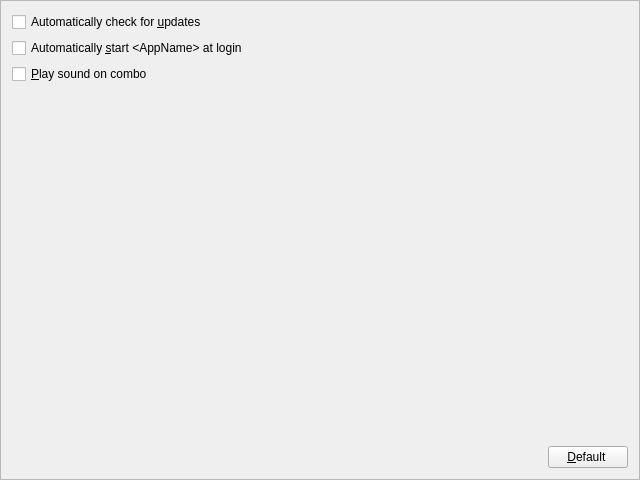
<?xml version="1.0" encoding="UTF-8"?>
<ui version="4.0">
 <class>PreferencesFrame</class>
 <widget class="QFrame" name="PreferencesFrame">
  <property name="geometry">
   <rect>
    <x>0</x>
    <y>0</y>
    <width>640</width>
    <height>480</height>
   </rect>
  </property>
  <property name="windowTitle">
   <string>Frame</string>
  </property>
  <property name="frameShape">
   <enum>QFrame::StyledPanel</enum>
  </property>
  <property name="frameShadow">
   <enum>QFrame::Raised</enum>
  </property>
  <layout class="QVBoxLayout" name="verticalLayout">
   <item>
    <widget class="QCheckBox" name="checkAutoCheckForUpdates">
     <property name="text">
      <string>Automatically check for &amp;updates</string>
     </property>
    </widget>
   </item>
   <item>
    <widget class="QCheckBox" name="checkAutoStart">
     <property name="text">
      <string notr="true">Automatically &amp;start &lt;AppName&gt; at login</string>
     </property>
    </widget>
   </item>
   <item>
    <widget class="QCheckBox" name="checkPlaySoundOnCombo">
     <property name="text">
      <string>&amp;Play sound on combo</string>
     </property>
    </widget>
   </item>
   <item>
    <spacer name="verticalSpacer">
     <property name="orientation">
      <enum>Qt::Vertical</enum>
     </property>
     <property name="sizeHint" stdset="0">
      <size>
       <width>20</width>
       <height>403</height>
      </size>
     </property>
    </spacer>
   </item>
   <item>
    <layout class="QHBoxLayout" name="horizontalLayout">
     <item>
      <spacer name="horizontalSpacer">
       <property name="orientation">
        <enum>Qt::Horizontal</enum>
       </property>
       <property name="sizeHint" stdset="0">
        <size>
         <width>40</width>
         <height>10</height>
        </size>
       </property>
      </spacer>
     </item>
     <item>
      <widget class="QPushButton" name="buttonDefault">
       <property name="toolTip">
        <string>Reset the preferences to their default values.</string>
       </property>
       <property name="text">
        <string>&amp;Default </string>
       </property>
      </widget>
     </item>
    </layout>
   </item>
  </layout>
  <action name="actionResetToDefaultValues">
   <property name="text">
    <string>&amp;Default</string>
   </property>
   <property name="toolTip">
    <string>Reset the preferences to their default values.</string>
   </property>
  </action>
 </widget>
 <resources/>
 <connections>
  <connection>
   <sender>actionResetToDefaultValues</sender>
   <signal>triggered()</signal>
   <receiver>PreferencesFrame</receiver>
   <slot>onActionResetToDefaultValues()</slot>
   <hints>
    <hint type="sourcelabel">
     <x>-1</x>
     <y>-1</y>
    </hint>
    <hint type="destinationlabel">
     <x>319</x>
     <y>239</y>
    </hint>
   </hints>
  </connection>
  <connection>
   <sender>buttonDefault</sender>
   <signal>clicked()</signal>
   <receiver>actionResetToDefaultValues</receiver>
   <slot>trigger()</slot>
   <hints>
    <hint type="sourcelabel">
     <x>591</x>
     <y>457</y>
    </hint>
    <hint type="destinationlabel">
     <x>-1</x>
     <y>-1</y>
    </hint>
   </hints>
  </connection>
  <connection>
   <sender>checkPlaySoundOnCombo</sender>
   <signal>stateChanged(int)</signal>
   <receiver>PreferencesFrame</receiver>
   <slot>onPlaySoundOnComboCheckChanged()</slot>
   <hints>
    <hint type="sourcelabel">
     <x>319</x>
     <y>18</y>
    </hint>
    <hint type="destinationlabel">
     <x>319</x>
     <y>239</y>
    </hint>
   </hints>
  </connection>
  <connection>
   <sender>checkAutoStart</sender>
   <signal>stateChanged(int)</signal>
   <receiver>PreferencesFrame</receiver>
   <slot>onAutoStartCheckChanged()</slot>
   <hints>
    <hint type="sourcelabel">
     <x>319</x>
     <y>18</y>
    </hint>
    <hint type="destinationlabel">
     <x>319</x>
     <y>239</y>
    </hint>
   </hints>
  </connection>
  <connection>
   <sender>checkAutoCheckForUpdates</sender>
   <signal>stateChanged(int)</signal>
   <receiver>PreferencesFrame</receiver>
   <slot>onAutoCheckForUpdatesCheckChanged()</slot>
   <hints>
    <hint type="sourcelabel">
     <x>319</x>
     <y>18</y>
    </hint>
    <hint type="destinationlabel">
     <x>319</x>
     <y>239</y>
    </hint>
   </hints>
  </connection>
 </connections>
 <slots>
  <slot>onActionResetToDefaultValues()</slot>
  <slot>onPlaySoundOnComboCheckChanged()</slot>
  <slot>onAutoStartCheckChanged()</slot>
  <slot>onAutoCheckForUpdatesCheckChanged()</slot>
 </slots>
</ui>
